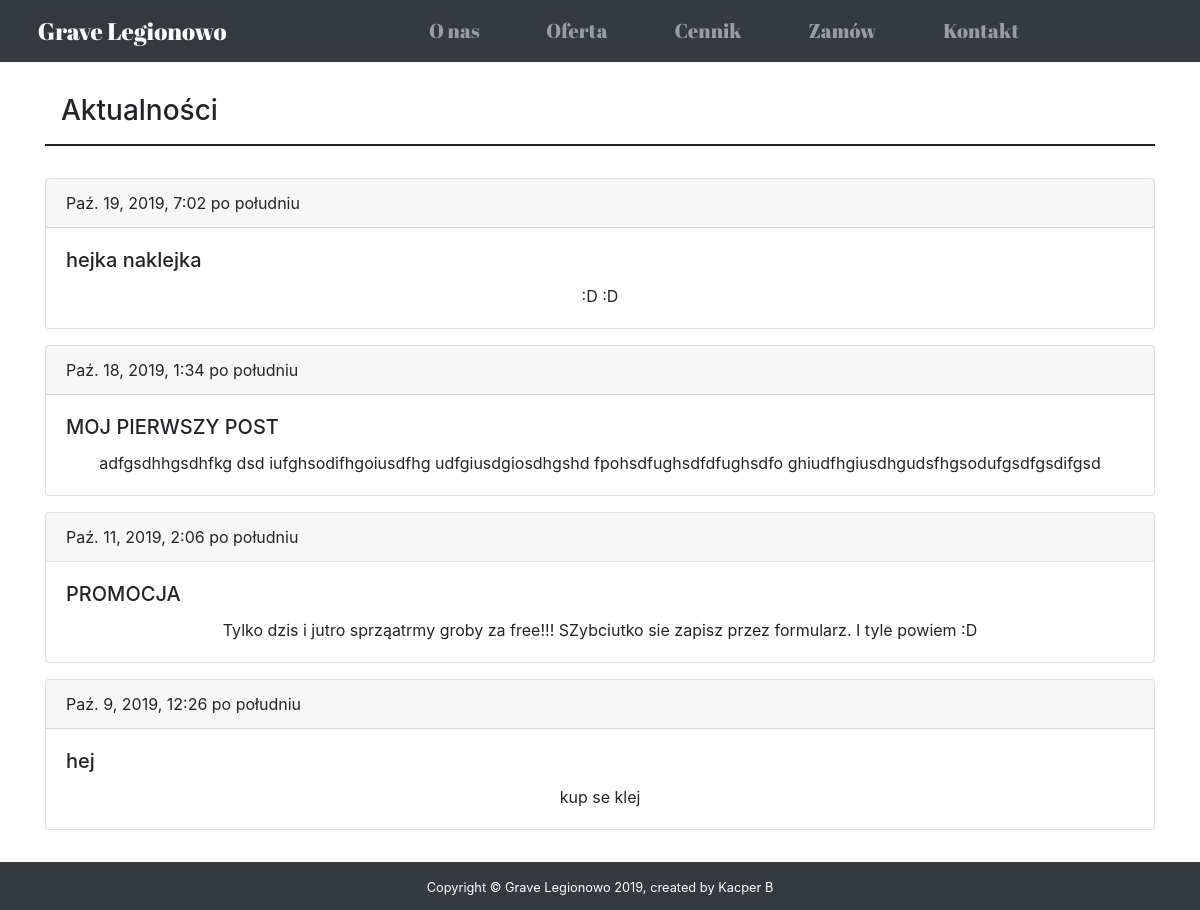
The page / on the database its author committed.
### core/models.py (models this page shows)
class Post(models.Model):
    tytul = models.CharField(max_length=200, null=False, blank=False)
    tresc = models.TextField(null=False, blank=False)
    data = models.DateTimeField(default=timezone.now)
    def __str__(self):
        return f'{self.tytul} - {self.data}'

### core/views.py (the view)
# urls.py: path('', views.home, name='home'),
def home(request):
    context = {
        'posts': Post.objects.order_by('-data')[:5]
    }
    print(context['posts'])
    return render(request,'core/home.html', context=context)

### core/templates/core/home.html
{% extends "core/base.html" %}
{% block content %}
    <h3 class="page-header">Aktualności</h3>
    {% for post in posts %}
        <div class="card mb-3">
            <div class="card-header">
                {{post.data}}
            </div>
            <div class="card-body">
                <h5 class="card-title">{{post.tytul}}</h5>
                <p class="card-text">{{post.tresc}}</p>
            </div>
        </div>
    {% endfor %}
{% endblock %}

### core/templates/core/base.html (shortened to what this page needs)
{% load static %}
<!DOCTYPE html>
<html lang="pl">
<head>
    <link rel="stylesheet" href="https://maxcdn.bootstrapcdn.com/bootstrap/4.0.0/css/bootstrap.min.css">
    <link rel="stylesheet" href="{% static 'core/main.css' %}" type="text/css" />
    <link rel="stylesheet" href="{% static 'fontello/css/fontello.css' %}" type="text/css" />
</head>
<body>
    <nav class="navbar navbar-expand-lg navbar-dark bg-dark d-flex justify-content-around mb-3">
        <a class="navbar-brand" href="{% url 'home' %}">Grave Legionowo</a>
        <div class="collapse navbar-collapse w-75 justify-content-center" id="navbarNav">
            <ul class="navbar-nav nav-fill w-75">
            <li class="nav-item">
                <a class="nav-link" href="{% url 'about' %}">O nas</a>
            </li>
            <li class="nav-item">
                <a class="nav-link" href="{% url 'offer' %}">Oferta</a>
            </li>
            <li class="nav-item">
                <a class="nav-link" href="{% url 'prices' %}">Cennik</a>
            </li>
            <li class="nav-item">
                <a class="nav-link" href="{% url 'order' %}">Zamów</a>
            </li>
            <li class="nav-item">
                <a class="nav-link" href="{% url 'contact' %}">Kontakt</a>
            </li>
            </ul>
        </div>
    </nav>
    <main class="container page-content">
        {% block content %}
        {% endblock %}
    </main>
    <footer class="footer bg-dark">
        <div class="container text-center">
            <small>Copyright &copy; Grave Legionowo 2019, created by Kacper B</small>
        </div>
    </footer>
</body>
</html>

### core/static/core/main.css (style rules this page uses)
body { display: flex; flex-direction: column; min-height: 100vh; }
.page-header { border-bottom: 2px solid #212529; margin-bottom: 2rem; padding: 1rem; }
nav { font-family: 'Abril Fatface', cursive; font-size: 20px; }
.navbar-brand { font-size: 24px; }
#navbarNav { flex-grow: initial; }
.page-content { flex: 1 0 auto; }
.card-text { text-align: center; }
.footer { flex-shrink: 0; display: flex; width: 100%; height: 6vh; justify-content: center; align-items: center; color: white; margin-top: 2vh; }

### rows shown on the page
Post: data "Paź. 19, 2019, 7:02 po południu", tytul "hejka naklejka", tresc ":D :D"
Post: data "Paź. 18, 2019, 1:34 po południu", tytul "MOJ PIERWSZY POST", tresc "adfgsdhhgsdhfkg dsd iufghsodifhgoiusdfhg udfgiusdgiosdhgshd fpohsdfughsdfdfughsdfo ghiudfhgiusdhgudsfhgsodufgsdfgsdifgsd"
Post: data "Paź. 11, 2019, 2:06 po południu", tytul "PROMOCJA", tresc "Tylko dzis i jutro sprząatrmy groby za free!!! SZybciutko sie zapisz przez formularz. I tyle powiem :D"
Post: data "Paź. 9, 2019, 12:26 po południu", tytul "hej", tresc "kup se klej"
